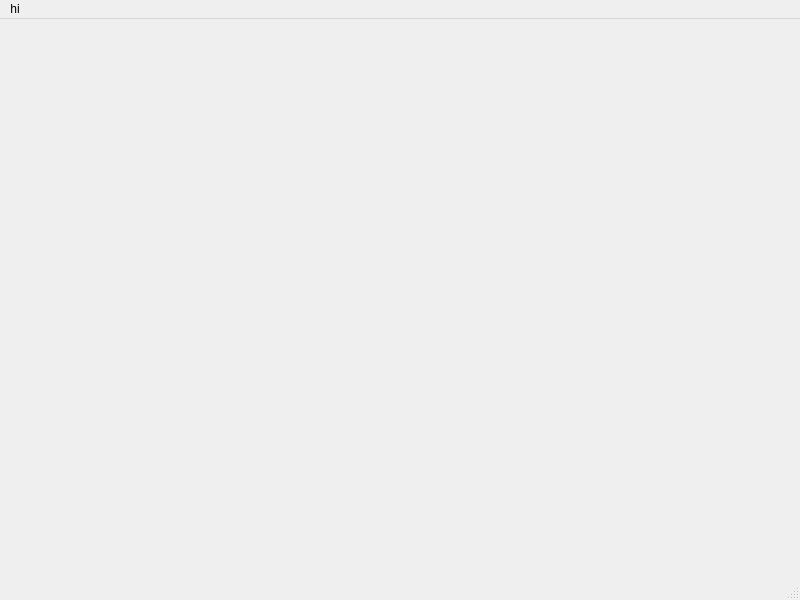
<?xml version="1.0" encoding="UTF-8"?>
<ui version="4.0">
 <class>MainWindow</class>
 <widget class="QMainWindow" name="MainWindow">
  <property name="geometry">
   <rect>
    <x>0</x>
    <y>0</y>
    <width>800</width>
    <height>600</height>
   </rect>
  </property>
  <property name="windowTitle">
   <string>MainWindow</string>
  </property>
  <widget class="QWidget" name="centralwidget"/>
  <widget class="QMenuBar" name="menubar">
   <property name="geometry">
    <rect>
     <x>0</x>
     <y>0</y>
     <width>800</width>
     <height>21</height>
    </rect>
   </property>
   <widget class="QMenu" name="menuhi">
    <property name="title">
     <string>hi</string>
    </property>
   </widget>
   <addaction name="menuhi"/>
  </widget>
  <widget class="QStatusBar" name="statusbar"/>
 </widget>
 <resources/>
 <connections/>
</ui>
